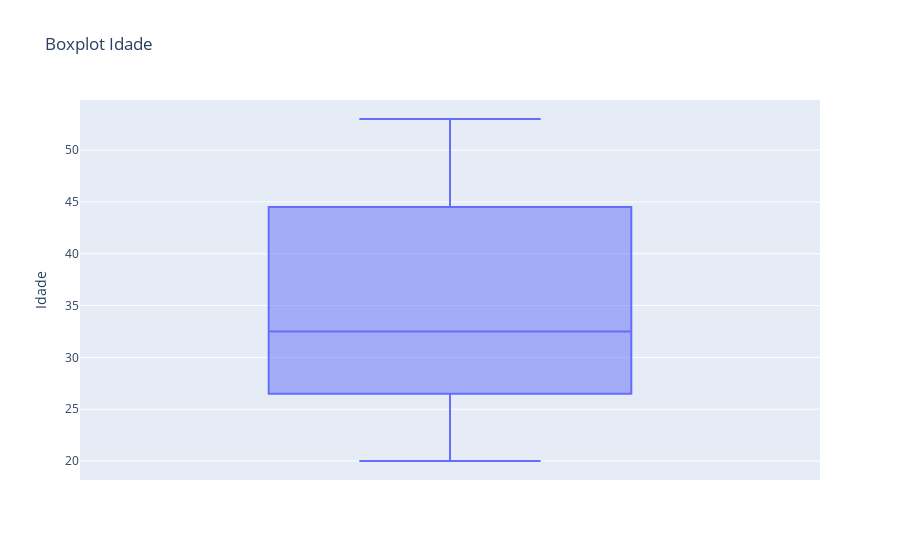

The notebook cell this image was saved under:
### Code cell
#Boxplot de idade
fig = px.box (df, y = 'Idade', title = 'Boxplot Idade')
fig.show()

### Figure 1 — Plotly figure (JSON) as saved in the notebook; plotly's stock layout.template omitted (floating-point values rounded to 4 significant figures)
{"data": [{"alignmentgroup": "True", "hovertemplate": "Idade=%{y}<extra></extra>", "legendgroup": "", "marker": {"color": "#636efa"}, "name": "", "notched": false, "offsetgroup": "", "orientation": "v", "showlegend": false, "type": "box", "x0": " ", "xaxis": "x", "y": [33, 34, 25, 44, 29, 27, 25, 50, 22, 48, 42, 49, 26, 20, 45, 36, 27, 31, 32, 53], "y0": " ", "yaxis": "y"}], "layout": {"boxmode": "group", "legend": {"tracegroupgap": 0}, "title": {"text": "Boxplot Idade"}, "xaxis": {"anchor": "y", "domain": [0, 1]}, "yaxis": {"anchor": "x", "domain": [0, 1], "title": {"text": "Idade"}}}}
